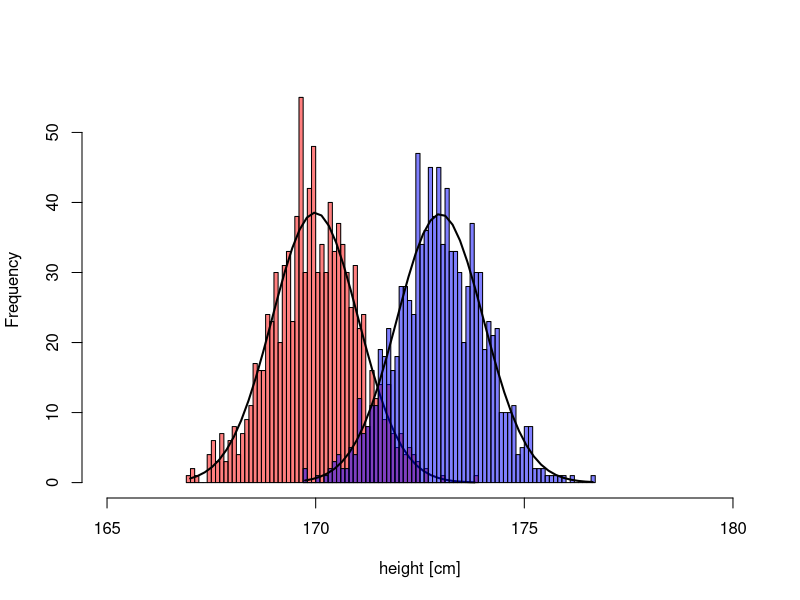
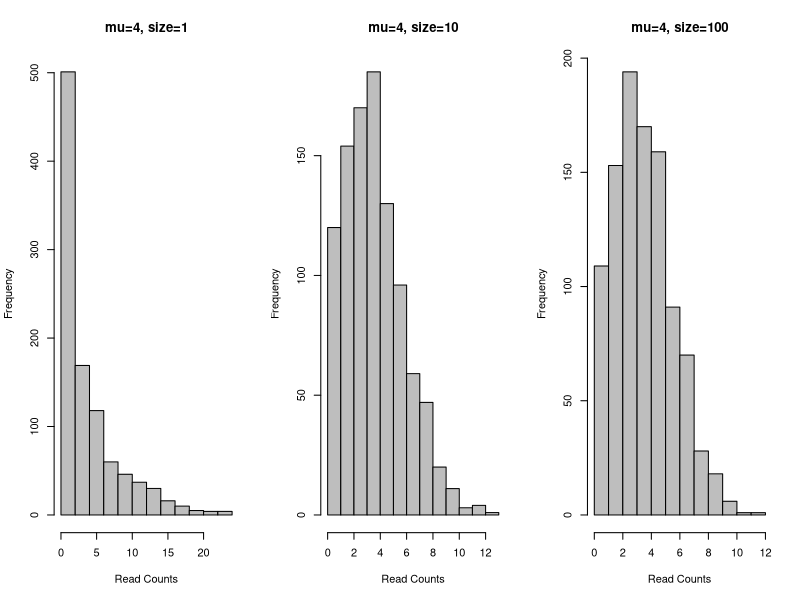
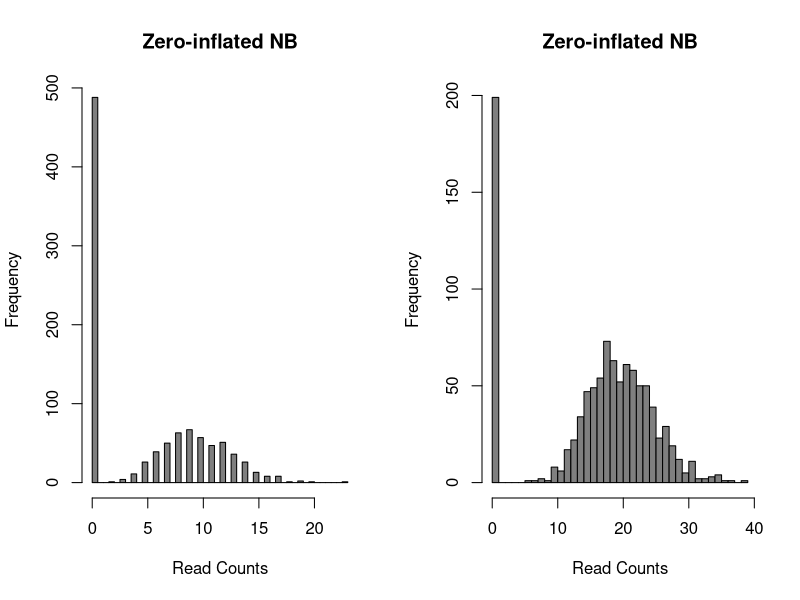
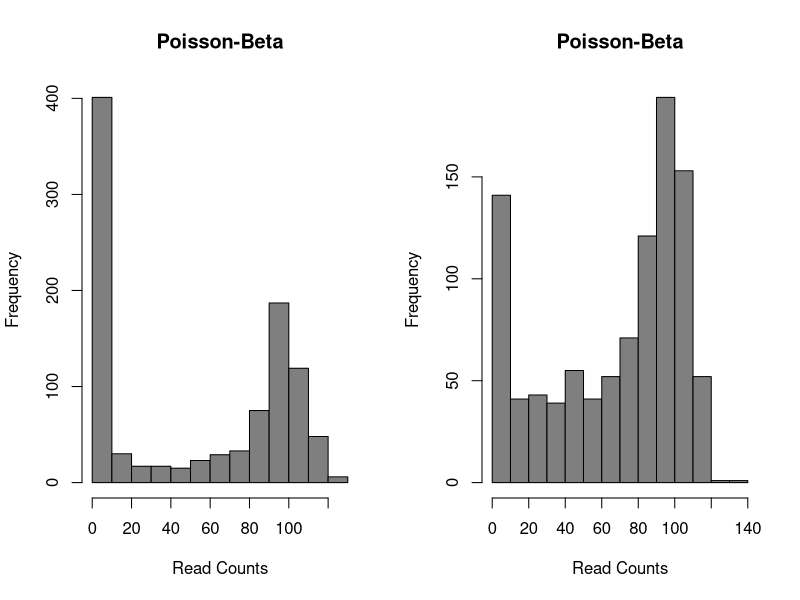

Write R code to recreate these figures, in order.
## ---- chunk 1
knitr::opts_chunk$set(echo = TRUE)
knitr::opts_chunk$set(fig.path="session-de-files/figures/")
## ---- chunk 2
set.seed(1)
x <- rnorm(1000, 170, 1)
h <-hist(x, col=rgb(1,0,0,0.5), xlab="height [cm]", n=50, main="", xlim=c(165, 180))
xfit <-seq(min(x),max(x),length=40) 
yfit <-dnorm(xfit,mean=mean(x),sd=sd(x)) 
yfit <- yfit*diff(h$mids[1:2])*length(x) 
lines(xfit, yfit, col="black", lwd=2)

x2 <- rnorm(1000, 173, 1)
h<-hist(x2, col=rgb(0,0,1,0.5), xlab="height", n=50, add=T, main="")
xfit2<-seq(min(x2),max(x2),length=40) 
yfit2<-dnorm(xfit2,mean=mean(x2),sd=sd(x2)) 
yfit2 <- yfit2*diff(h$mids[1:2])*length(x2) 
lines(xfit2, yfit2, col="black", lwd=2)
## ---- chunk 3

set.seed(1)
par(mfrow=c(1,3))
hist(rnbinom(1000, mu=4, size=1), col="grey", xlab="Read Counts", main="mu=4, size=1")
hist(rnbinom(1000, mu = 4, size = 10), col="grey", xlab="Read Counts", main="mu=4, size=10")
hist(rnbinom(1000, mu = 4, size = 100), col="grey", xlab="Read Counts", main="mu=4, size=100")

## ---- chunk 4

set.seed(1)
par(mfrow=c(1,2))

d = 0.5;
counts <- rnbinom(1000, mu=10, size=100);
counts[runif(1000) < d] = 0;
hist(counts, col="grey50", xlab="Read Counts", main="Zero-inflated NB", n=50);

d = 0.2;
counts <- rnbinom(1000, mu=20, size=100);
counts[runif(1000) < d] = 0;
hist(counts, col="grey50", xlab="Read Counts", main="Zero-inflated NB", n=50);

## ---- chunk 5

set.seed(1)
par(mfrow=c(1,2))

a <- 0.1
b <- 0.1
g <- 100
lambdas <- rbeta(1000, a, b)
counts <- sapply(g*lambdas, function(l) {rpois(1, lambda = l)})
hist(
    counts,
    col = "grey50",
    xlab = "Read Counts",
    main = "Poisson-Beta"
)


a <- 0.4
b <- 0.2
g <- 100
lambdas <- rbeta(1000, a, b)
counts <- sapply(g*lambdas, function(l) {rpois(1, lambda = l)})
hist(
    counts,
    col = "grey50",
    xlab = "Read Counts",
    main = "Poisson-Beta"
)

## ---- chunk 6
x2 <- rnorm(1000, 173, 1)
xfit2<-seq(min(x2),max(x2),length=40) 
yfit2<-dnorm(xfit2,mean=mean(x2),sd=sd(x2)) 
yfit2 <- yfit2*diff(h$mids[1:2])*length(x2) 

